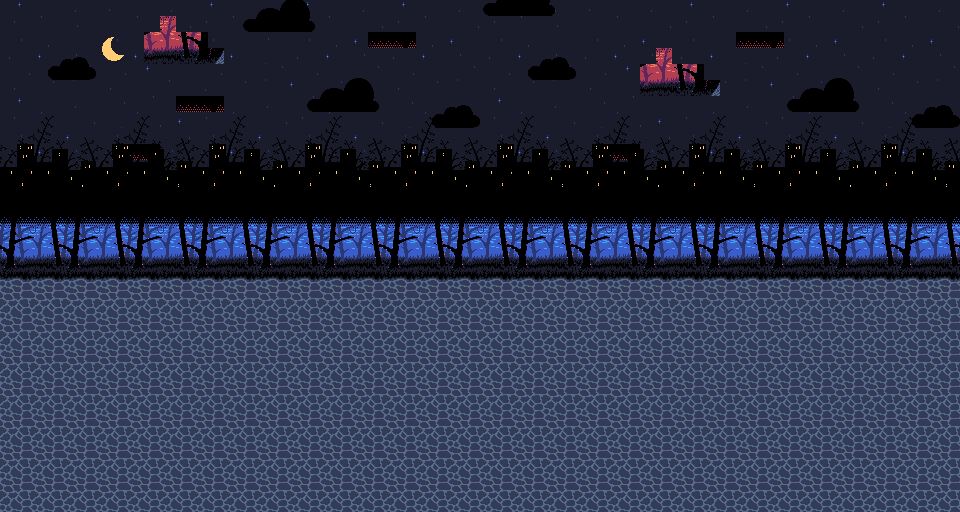

Tiled map render using the project's own tile images. Description and the map definition, with tile-layer contents summarised, below:
An orthogonal 60x32 tile map with 16x16 px tiles, 5 tile layers (Sky, Moon, Clouds, City, ...) and 29 objects (24x Blob, Jean).

<map version="1.5" tiledversion="1.7.2" orientation="orthogonal" renderorder="right-down" width="60" height="32" tilewidth="16" tileheight="16" infinite="0" nextlayerid="8" nextobjectid="32">
 <tileset firstgid="1" name="Sombervale" tilewidth="16" tileheight="16" tilecount="280" columns="14">
  <image source="tileset.png" width="224" height="320" />
 </tileset>
 <layer id="1" name="Sky" width="60" height="32">
  <properties>
   <property name="parallax_x" type="float" value="0" />
  </properties>
  <data>[1920 cells, 720 non-empty, 36 distinct tile ids]</data>
 </layer>
 <layer id="5" name="Moon" width="60" height="32">
  <properties>
   <property name="parallax_x" type="float" value="0.1" />
   <property name="scroll_x" type="float" value="0.1" />
  </properties>
  <data>[1920 cells, 4 non-empty, 4 distinct tile ids]</data>
 </layer>
 <layer id="2" name="Clouds" width="60" height="32">
  <properties>
   <property name="parallax_x" type="float" value="0.25" />
  </properties>
  <data>[1920 cells, 108 non-empty, 32 distinct tile ids]</data>
 </layer>
 <layer id="4" name="City" width="60" height="32">
  <properties>
   <property name="parallax_x" type="float" value="0.5" />
  </properties>
  <data>[1920 cells, 180 non-empty, 18 distinct tile ids]</data>
 </layer>
 <layer id="3" name="Treeline" width="60" height="32">
  <data>[1920 cells, 1450 non-empty, 73 distinct tile ids]</data>
 </layer>
 <objectgroup id="6" name="Collision">
  <object id="1" x="0" y="216" width="960" height="64" />
  <object id="2" x="0" y="464" width="960" height="48" />
  <object id="3" x="0" y="280" width="80" height="184" />
  <object id="4" x="880" y="280" width="80" height="184" />
 </objectgroup>
 <objectgroup id="7" name="Entities">
  <object id="7" name="Jean" x="420" y="268" width="20" height="32" />
  <object id="8" name="Blob" x="465.182" y="295.515" width="25" height="25">
   <properties>
    <property name="direction" value="left" />
   </properties>
  </object>
  <object id="9" name="Blob" x="563.061" y="415.939" width="25" height="25">
   <properties>
    <property name="direction" value="left" />
   </properties>
  </object>
  <object id="10" name="Blob" x="566.652" y="298.106" width="25" height="25" />
  <object id="11" name="Blob" x="622.652" y="352.288" width="25" height="25" />
  <object id="12" name="Blob" x="692.045" y="410.53" width="25" height="25" />
  <object id="13" name="Blob" x="672.409" y="307.076" width="25" height="25" />
  <object id="14" name="Blob" x="710.773" y="347.258" width="25" height="25" />
  <object id="15" name="Blob" x="822.409" y="293.621" width="25" height="25" />
  <object id="16" name="Blob" x="297.621" y="296.045" width="25" height="25">
   <properties>
    <property name="direction" value="right" />
   </properties>
  </object>
  <object id="17" name="Blob" x="270.591" y="360.167" width="25" height="25">
   <properties>
    <property name="direction" value="right" />
   </properties>
  </object>
  <object id="18" name="Blob" x="195.439" y="358.53" width="25" height="25" />
  <object id="19" name="Blob" x="192.955" y="286.773" width="25" height="25" />
  <object id="20" name="Blob" x="133.258" y="339.985" width="25" height="25" />
  <object id="21" name="Blob" x="90.2273" y="292.045" width="25" height="25" />
  <object id="22" name="Blob" x="773.439" y="354.591" width="25" height="25" />
  <object id="23" name="Blob" x="828.712" y="411.621" width="25" height="25" />
  <object id="24" name="Blob" x="372.773" y="315.439" width="25" height="25">
   <properties>
    <property name="direction" value="right" />
   </properties>
  </object>
  <object id="25" name="Blob" x="105.5" y="400.167" width="25" height="25" />
  <object id="26" name="Blob" x="646.833" y="394.167" width="25" height="25" />
  <object id="27" name="Blob" x="218.833" y="418.833" width="25" height="25" />
  <object id="28" name="Blob" x="323.5" y="398.167" width="25" height="25" />
  <object id="29" name="Blob" x="408.167" y="410.833" width="25" height="25" />
  <object id="30" name="Blob" x="474.833" y="384.833" width="25" height="25" />
  <object id="31" name="Blob" x="536.167" y="358.167" width="25" height="25" />
 </objectgroup>
</map>